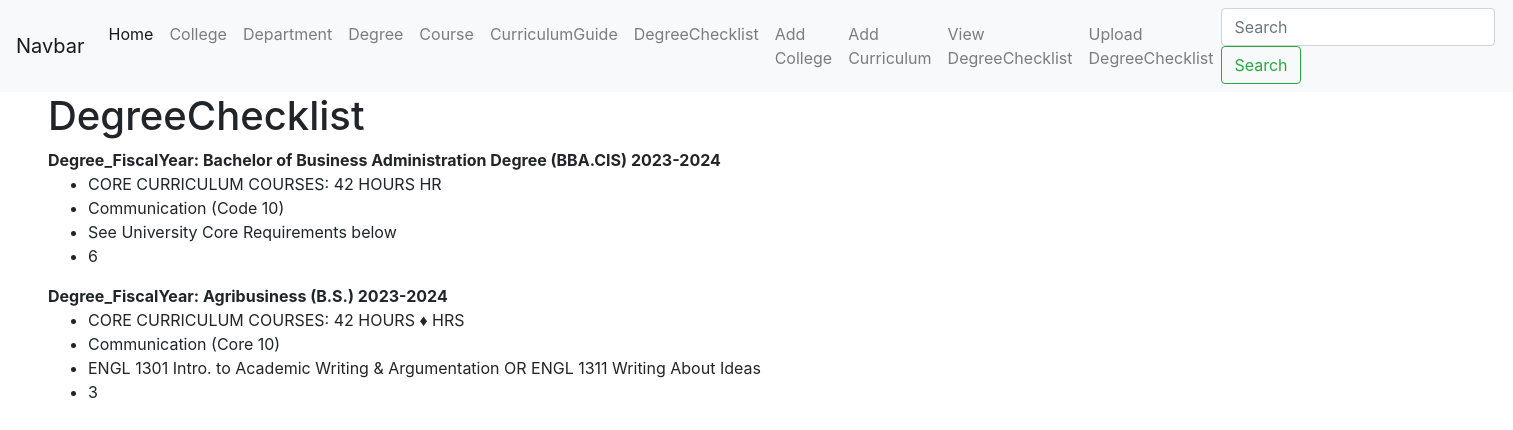
Page /degreechecklist on the committed database.
### degree_checklist/models.py (models this page shows)
class DegreeChecklist(models.Model):
    DegreeID = models.ForeignKey(Degree, on_delete=models.CASCADE)
    FiscalYear = models.CharField(max_length=20)
    RowID = models.IntegerField()
    RequirementGroup = models.CharField(max_length=200)
    RequirementSubGroup = models.CharField(max_length=200)
    CourseInstruction = models.CharField(max_length=500)
    Hrs = models.IntegerField()
    class Meta:
        unique_together = (('DegreeID', 'FiscalYear','RowID'),)

class Degree(models.Model):
    DegreeID = models.CharField(max_length=50, primary_key=True)
    DegreeName = models.CharField(max_length=200)
    DepartmentID = models.ForeignKey(Department, on_delete=models.CASCADE)

### degree_checklist/views.py (the view)
# urls.py: path('degreechecklist', views.all_degree_checklist, name="degree-checklist"),
def all_degree_checklist(request):
    degree_checklist = DegreeChecklist.objects.all().order_by('DegreeID','FiscalYear','RowID')
    return render(request, 'degree_checklist.html',
    {
        'degree_checklist' : degree_checklist,
        "title": "DegreeChecklist"
        }
    )

### degree_checklist/templates/degree_checklist.html
{% extends "base.html" %}
{% block content %}
    <h1>{{ title }}</h1>
    {% for degree in degree_checklist %}
        {% if degree.RowID == 1 %}
            <strong>Degree_FiscalYear: {{degree.DegreeID.DegreeName}} {{degree.FiscalYear}}</strong>
        {% endif %}
        <ul>
            <li> {{ degree.RequirementGroup }} </li>
            <li> {{ degree.RequirementSubGroup }} </li>
            <li> {{ degree.CourseInstruction }} </li>
            <li> {{ degree.Hrs }} </li>
        </ul>
    {% endfor %}
{% endblock %}

### rows in the picture
DegreeChecklist: DegreeID.DegreeName "Bachelor of Business Administration Degree (BBA.CIS)", FiscalYear "2023-2024", RequirementGroup "CORE CURRICULUM COURSES: 42 HOURS HR", RequirementSubGroup "Communication (Code 10)", CourseInstruction "See University Core Requirements below", Hrs "6"
DegreeChecklist: DegreeID.DegreeName "Agribusiness (B.S.)", FiscalYear "2023-2024", RequirementGroup "CORE CURRICULUM COURSES: 42 HOURS ♦ HRS", RequirementSubGroup "Communication (Core 10)", CourseInstruction "ENGL 1301 Intro. to Academic Writing & Argumentation OR ENGL 1311 Writing About Ideas", Hrs "3"

### other values in the picture
{{ title }} "DegreeChecklist"
